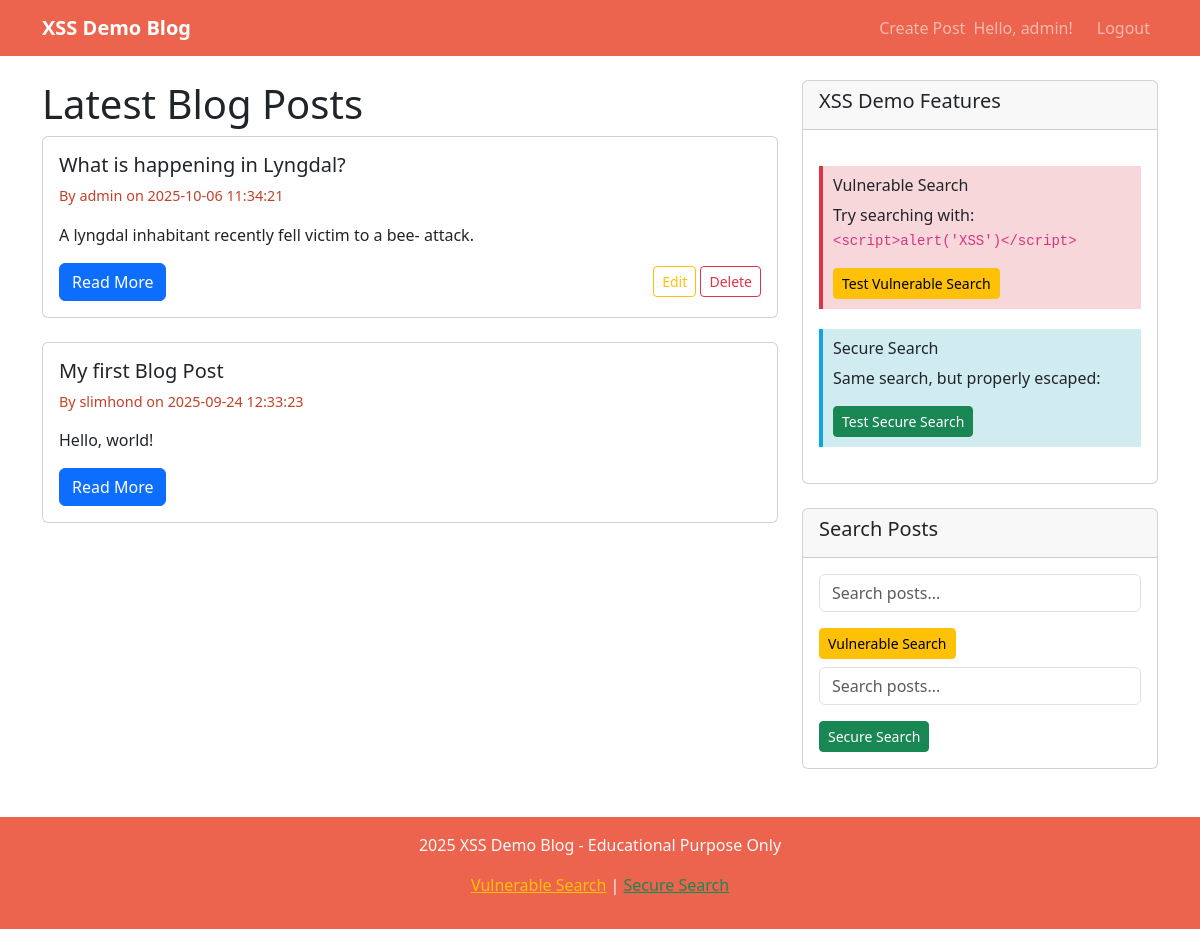
The page / (signed in) on the database its author committed.
### tables this page shows
CREATE TABLE users
                 (id INTEGER PRIMARY KEY AUTOINCREMENT,
                  username TEXT UNIQUE NOT NULL,
                  password_hash TEXT NOT NULL,
                  email TEXT NOT NULL,
                  created_at TIMESTAMP DEFAULT CURRENT_TIMESTAMP, totp_secret TEXT, totp_enabled INTEGER DEFAULT 0, oauth_provider TEXT, oauth_id TEXT, account_locked INTEGER DEFAULT 0, lock_until TIMESTAMP, last_login TIMESTAMP);

CREATE TABLE posts
                 (id INTEGER PRIMARY KEY AUTOINCREMENT,
                  title TEXT NOT NULL,
                  content TEXT NOT NULL,
                  author_id INTEGER,
                  created_at TIMESTAMP DEFAULT CURRENT_TIMESTAMP,
                  FOREIGN KEY (author_id) REFERENCES users (id));

### app.py (the view)
@app.route('/')
def index():
    conn = get_db_connection()
    posts = conn.execute('''SELECT p.*, u.username
                            FROM posts p
                            JOIN users u ON p.author_id = u.id
                            ORDER BY p.created_at DESC''').fetchall()
    conn.close()
    return render_template('index.html', posts=posts)

### app.py (called while the page is built)
def get_db_connection():
    conn = sqlite3.connect('blog.db')
    conn.row_factory = sqlite3.Row
    return conn

### templates/index.html (shortened to what this page needs)
{% extends "base.html" %}
{% block content %}
<div class="row">
    <div class="col-md-8">
        <h1>Latest Blog Posts</h1>
        {% if posts %}
            {% for post in posts %}
                <div class="card mb-4">
                    <div class="card-body">
                        <h5 class="card-title">{{ post.title }}</h5>
                        <p class="post-meta">By {{ post.username }} on {{ post.created_at }}</p>
                        <p class="card-text">{{ post.content[:200] }}{% if post.content|length > 200 %}...{% endif %}</p>
                        <div class="d-flex justify-content-between align-items-center">
                            <a href="{{ url_for('view_post', post_id=post.id) }}" class="btn btn-primary">Read More</a>
                            {% if session.user_id and session.user_id == post.author_id %}
                                <div>
                                    <a href="{{ url_for('edit_post', post_id=post.id) }}" class="btn btn-sm btn-outline-warning">Edit</a>
                                    <form method="POST" action="{{ url_for('delete_post', post_id=post.id) }}" style="display: inline;"
                                          onsubmit="return confirm('Are you sure you want to delete this post?')">
                                        <button type="submit" class="btn btn-sm btn-outline-danger">Delete</button>
                                    </form>
                                </div>
                            {% endif %}
                        </div>
                    </div>
                </div>
            {% endfor %}
        {% else %}
            <div class="alert alert-info">
                <h4>Welcome to XSS Demo Blog!</h4>
                <p>No posts available yet. <a href="{{ url_for('register') }}">Register</a> and <a href="{{ url_for('create_post') }}">create your first post</a>!</p>
            </div>
        {% endif %}
    </div>
    <div class="col-md-4">
        <div class="card">
            <div class="card-header">
                <h5>XSS Demo Features</h5>
            </div>
            <div class="card-body">
                <div class="vulnerability-info">
                    <h6> Vulnerable Search</h6>
                    <p>Try searching with: <code>&lt;script&gt;alert('XSS')&lt;/script&gt;</code></p>
                    <a href="/vulnerable_search?q=<script>alert('XSS')</script>" class="btn btn-warning btn-sm">Test Vulnerable Search</a>
                </div>
                <div class="security-info">
                    <h6> Secure Search</h6>
                    <p>Same search, but properly escaped:</p>
                    <a href="/secure_search?q=<script>alert('XSS')</script>" class="btn btn-success btn-sm">Test Secure Search</a>
                </div>
            </div>
        </div>
        <div class="card mt-4">
            <div class="card-header">
                <h5>Search Posts</h5>
            </div>
            <div class="card-body">
                <form action="/vulnerable_search" method="GET">
                    <div class="mb-3">
                        <input type="text" name="q" class="form-control" placeholder="Search posts..." value="{{ request.args.get('q', '') }}">
                    </div>
                    <button type="submit" class="btn btn-warning btn-sm">Vulnerable Search</button>
                </form>
                <form action="/secure_search" method="GET" class="mt-2">
                    <div class="mb-3">
                        <input type="text" name="q" class="form-control" placeholder="Search posts..." value="{{ request.args.get('q', '') }}">
                    </div>
                    <button type="submit" class="btn btn-success btn-sm">Secure Search</button>
                </form>
            </div>
        </div>
    </div>
</div>
{% endblock %}

### templates/base.html (shortened to what this page needs)
<!DOCTYPE html>
<html lang="en">
<head>
    <link href="https://cdnjs.cloudflare.com/ajax/libs/bootstrap/5.3.0/css/bootstrap.min.css" rel="stylesheet">
</head>
<body>
    <nav class="navbar navbar-expand-lg navbar-dark navbar-custom">
        <div class="container">
            <a class="navbar-brand" href="{{ url_for('index') }}">XSS Demo Blog</a>
            <div class="navbar-nav ms-auto">
                {% if session.username %}
                    <a class="nav-link" href="{{ url_for('create_post') }}">Create Post</a>
                    <span class="navbar-text me-3">Hello, {{ session.username }}!</span>
                    <a class="nav-link" href="{{ url_for('logout') }}">Logout</a>
                {% else %}
                    <a class="nav-link" href="{{ url_for('login') }}">Login</a>
                    <a class="nav-link" href="{{ url_for('register') }}">Register</a>
                {% endif %}
            </div>
        </div>
    </nav>
    <div class="container mt-4">
        {% block content %}{% endblock %}
    </div>
    <footer class="navbar-custom text-light text-center py-3 mt-5">
        <div class="container">
            <p> 2025 XSS Demo Blog - Educational Purpose Only</p>
            <p>
                <a href="/vulnerable_search?q=test" class="text-warning">Vulnerable Search</a> |
                <a href="/secure_search?q=test" class="text-success">Secure Search</a>
            </p>
        </div>
    </footer>
</body>
</html>

### templates/base.html (style rules this page uses)
.navbar-brand { font-weight: bold; }
.post-meta { color: #C24227; font-size: 0.9em; }
.vulnerability-info { background-color: #f8d7da; border-left: 4px solid #dc3545; padding: 10px; margin: 20px 0; }
.security-info { background-color: #d1ecf1; border-left: 4px solid #0ea5e9; padding: 10px; margin: 20px 0; }
.navbar-custom { background-color: #ED644E !important; }

### rows shown on the page
users: username "admin"
posts: title "What is happening in Lyngdal?", username "admin", created_at "2025-10-06 11:34:21", content "A lyngdal inhabitant recently fell victim to a bee- attack."
posts: title "My first Blog Post", username "slimhond", created_at "2025-09-24 12:33:23", content "Hello, world!"
